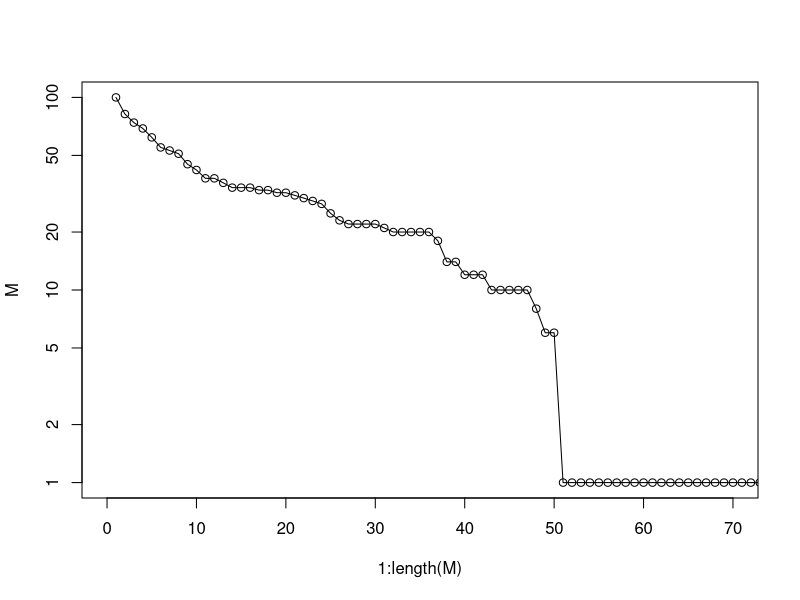
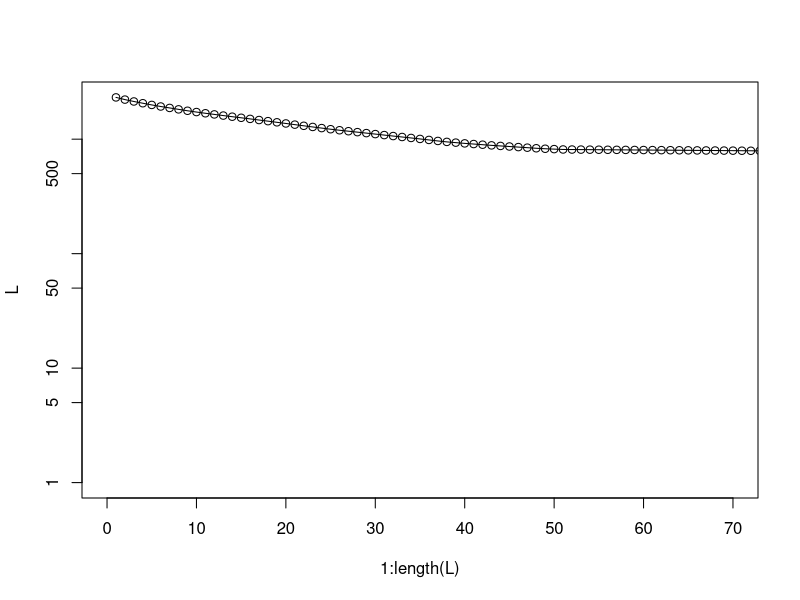

Write the R code that produced these figures, in order.
M <- c(
  100,82,74,69,62,55,53,51,45,42,38,38,36,34,34,34,33,33,
  32,32,31,30,29,28,25,23,22,22,22,22,21,20,20,20,20,20,
  18,14,14,12,12,12,10,10,10,10,10,8,6,6,1,1,1,1,1
  ) # from Justeson (1973)

M <- c(M, rep(1, 808)) # make L[1] = 2,317

codes <- c(1:100)

# Extract frequency of codes from M
code_fq <- rep(1, 100)

for (i in 2:length(M)) {
  code_fq <- c(
    code_fq[1:(length(code_fq) - M[i])], 
    code_fq[((length(code_fq) - M[i]) + 1):100] + 1
    )
}

# Extract N from code frequencies

N <- c()

for(i in 1:length(M)) {
  N[i] <- length(code_fq[code_fq == i])
}

# Get t

t <- c(1:max(code_fq))

# Calculate L

L <- c()

for (t in 1:length(M)) {
  L[t] <- sum(M[t:length(M)])
}

plot(1:length(M),
     M,
     type = "o",
     log = "y",
     xlim = c(0, 70))

plot(1:length(L),
     L,
     type = "o",
     log = "y",
     xlim = c(0, 70))

(L[1] ^ 2 / (L[1] - M[1])) - L[1]

r <- rank(-code_fq, ties.method = "average")

